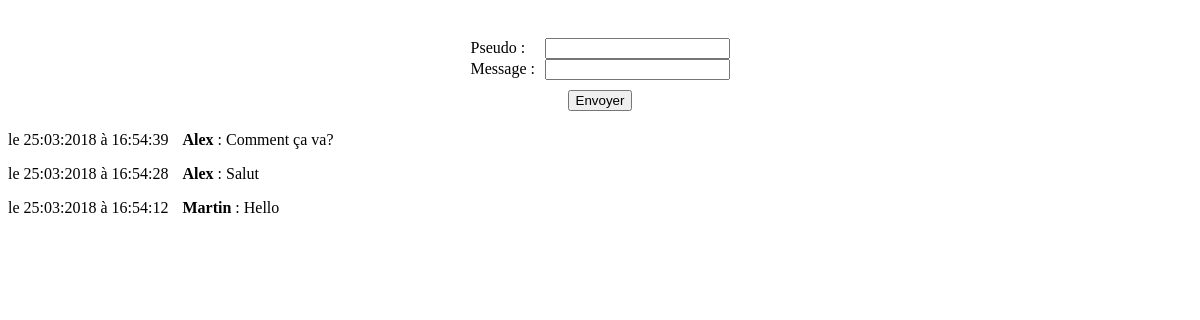
Page /mini-chat/minichat.php on the committed database.
### tables this page shows
CREATE TABLE `chat` (
  `id` int(11) NOT NULL,
  `pseudo` text NOT NULL,
  `message` text NOT NULL,
  `date_creation` text NOT NULL
);

### mini-chat/minichat.php (the view, shortened to what this page needs)
<?php
  try {
    $db = new PDO('mysql:host=localhost;dbname=Mini_Chat;charset=utf8', 'root', '',array(PDO::ATTR_ERRMODE => PDO::ERRMODE_EXCEPTION));
    $db->setAttribute(PDO::ATTR_ERRMODE, PDO::ERRMODE_EXCEPTION);
  }
  catch(PDOException $e) {
    echo "Connection failed: " . $e->getMessage();
  }
 ?>
<!DOCTYPE html>
<html>
  <head>
  </head>
  <body>
    <form action="ajout_chat.php" method="post">
      <label for="pseudo">Pseudo : </label>
      <input id="pseudo" type="text" name="pseudo"> <br>
      <label for="message">Message : </label>
      <input id="message" type="text" name="message"> <br>
      <input class="bouton" type="submit" value="Envoyer">
    </form>
    <div>
      <?php
        $myselection = "SELECT * FROM chat ORDER BY date_creation DESC";
        $myrequest = $db->query($myselection);
        while ($donnees = $myrequest->fetch()) {
          echo '<p><span>' .$donnees['date_creation'] .'</span> ';
          echo '  <strong>' .$donnees['pseudo'] .'</strong> : ';
          echo $donnees['message'] .'</p>';
        }
      ?>
    </div>
  </body>
</html>

### mini-chat/minichat.php (style rules this page uses)
body { padding-top: 30px; }
div { margin-top: 20px; }
label { width : 70px; display: inline-block; text-align: left; }
form { text-align: center; }
span { padding-right: 10px; }
.bouton { margin-top: 10px; }

### rows in the picture
chat: date_creation "le 25:03:2018 à 16:54:39", pseudo "Alex", message "Comment ça va?"
chat: date_creation "le 25:03:2018 à 16:54:28", pseudo "Alex", message "Salut"
chat: date_creation "le 25:03:2018 à 16:54:12", pseudo "Martin", message "Hello"
